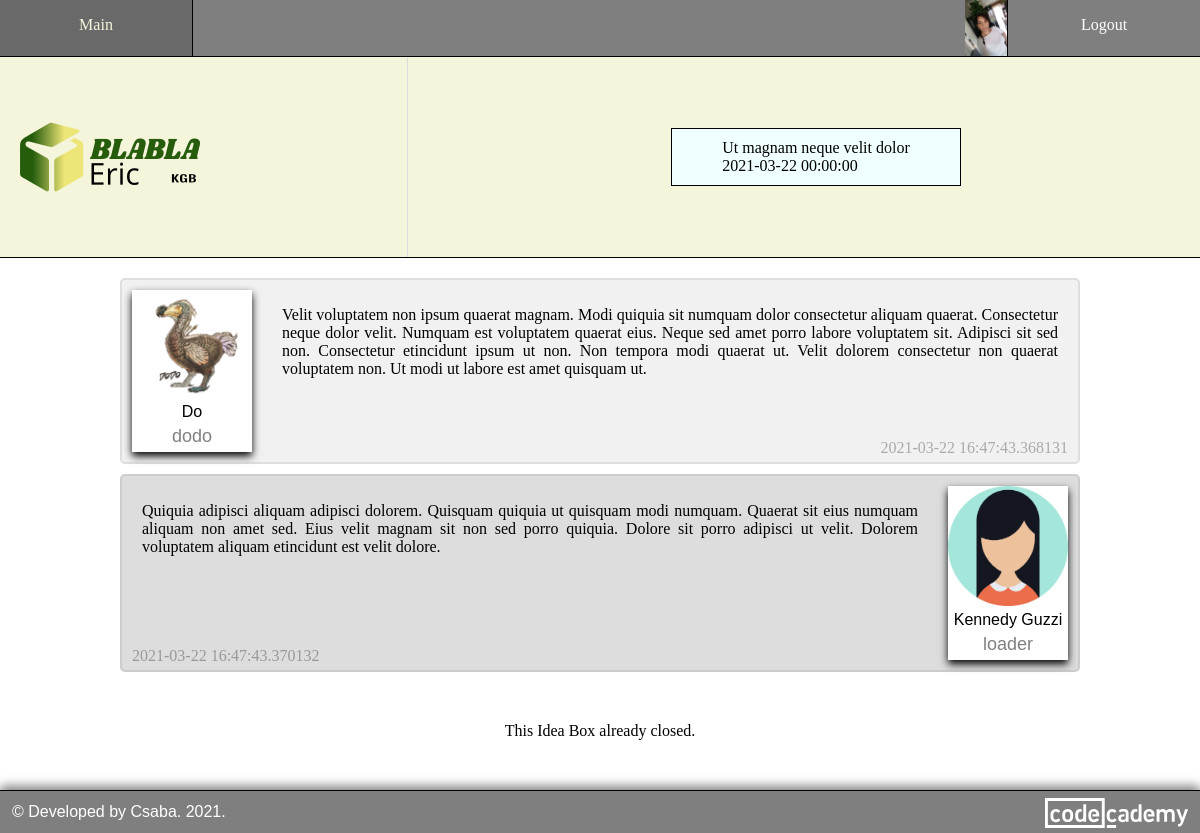
The page /idea_box/1 (signed in) on the database its author committed.
### models.py (models this page shows, shortened)
class Colleagues(db.Model, UserMixin):
    id = db.Column(db.Integer, primary_key = True)
    user_name = db.Column(db.String(32), unique = True, index = True)
    email = db.Column(db.String(128), unique = True, index = True)
    confirmed = db.Column(db.Integer, unique = False, default = 0)
    first_name = db.Column(db.String(32), nullable = False, index = True)
    last_name = db.Column(db.String(64), nullable = False, index = True)
    avatar = db.Column(db.String(8), nullable = True)
    position = db.Column(db.String(2048), index = True)
    password_hash = db.Column(db.String(128))
    company_id = db.Column(db.Integer, db.ForeignKey("company.id"))
    ideas = db.relationship(
        "Ideas",
        backref = "colleague",
        lazy = "dynamic",
        cascade = "all, delete, delete-orphan"  # cascading deletion
    )
    admin = db.relationship(
        "Admins",
        backref = "colleague",
        lazy = "dynamic",
        cascade = "all, delete, delete-orphan"  # cascading deletion
    )

class Boxes(db.Model):
    id = db.Column(db.Integer, primary_key = True)
    name = db.Column(db.String(128), unique = True, index = True)
    description = db.Column(db.String(16384), index = True)
    create_at = db.Column(db.DateTime, index = True, default = datetime.utcnow)
    close_at = db.Column(db.String(128), index = True, default = datetime.utcnow)
    admin_id = db.Column(db.Integer, db.ForeignKey("admins.id"))
    ideas = db.relationship(
        "Ideas",
        backref = "box",
        lazy = "dynamic",
        cascade = "all, delete, delete-orphan"  # cascading deletion
    )

class Ideas(db.Model):
    id = db.Column(db.Integer, primary_key = True)
    idea = db.Column(db.String(32768), index = True)
    sign = db.Column(db.String(128))
    create_at = db.Column(db.DateTime, index = True, default = datetime.utcnow)
    box_id = db.Column(db.Integer, db.ForeignKey("boxes.id"))
    colleague_id = db.Column(db.Integer, db.ForeignKey("colleagues.id"))

### routes.py (the view)
@app.route("/idea_box/<int:id>", methods = ["GET", "POST"])
@login_required
def idea_box(id):
    idea_box = get_idea_box(id, current_user)
    if not idea_box:
        return unathorized("You cannot to view this Idea Box.", "error")
    if is_auth_box(current_user):
        current_user.is_admin = True
    idea_box.Boxes.is_open = is_open(idea_box.Boxes.close_at)
    ideas = Ideas.query.filter(Ideas.box_id == id).all()
    for idea in ideas:
        colleague = Colleagues.query.get(idea.colleague_id)
        idea.avatar = get_avatar(colleague)
        idea.position = colleague.position
    return render_template(
        "idea_box.html",
        update_box = is_auth_box(current_user),      # to add edit icon to authorized admin
        box = idea_box.Boxes,
        ideas = ideas,
        change_logo = is_auth_company(current_user), # to add click event to change logo for authorized admin
        logo = get_logo(current_user),
        nav = get_nav(current_user)
    )

### date.py (called while the page is built)
def str_to_date(str, format="%Y-%m-%d"):
    if type(str) == datetime:
        str = datetime.strftime(str, format)
    return datetime.strptime(str[ : 10], format)

def add_day(date, day):
    return date + timedelta(days = day)

def is_open(str_date):
    close_at = add_day(str_to_date(str_date), 1)
    return close_at > datetime.now()

### helper.py (called while the page is built)
def instatiate_admin(privileg):
    admin = Admins(
        update_company = privileg,
        update_privilegs = privileg,
        update_colleague = privileg,
        update_box = privileg
    )
    return admin

def get_admin(current_user):
    admin = Admins.query.filter(Admins.colleague_id == current_user.id).first()
    if not admin:
        admin = instatiate_admin(False)
    return admin

def is_auth_company(current_user):
    admin = get_admin(current_user)
    if not admin.update_company:
        return False
    return True

def is_auth_colleague(current_user, colleague=None):
    if not colleague:
        colleague = current_user
    admin = get_admin(current_user)
    if not admin.update_colleague:
        return False
    if current_user.company_id != colleague.company_id:
        return False
    return True

def is_auth_privilegs(current_user, colleague=None):
    if not colleague:
        colleague = current_user
    admin = get_admin(current_user)
    if not admin.update_privilegs:
        return False
    if current_user.company_id != colleague.company_id:
        return False
    return True

def is_auth_box(current_user):
    admin = get_admin(current_user)
    if not admin.update_box:
        return False
    return True

def get_avatar(current_user):
    extension = current_user.avatar
    if extension:
        file = f"{current_user.id}.{extension}"
        if not os.path.exists(f"static/avatars/{file}"):
            bucket = os.environ["S3_BUCKET"]
            object_name = f"avatars/{file}"
            s3.download(bucket, object_name)
        return file
    else:
        return "default.png"

def get_logo(current_user):
    id = current_user.company_id
    company = Company.query.get(id)
    logo_extension = company.logo
    return f"{id}.{logo_extension}" if logo_extension else "idea-box.svg"

def get_idea_box(box_id, current_user):
    return db.session.query(Boxes, Admins, Colleagues).filter(
        Boxes.id == box_id,
        Boxes.admin_id == Admins.id,
        Colleagues.id == Admins.colleague_id,
        Colleagues.company_id == current_user.company_id
    ).first()

### templates/idea_box.html (shortened to what this page needs)
{% extends "base.html" %}
{% block css %}
<link rel="stylesheet" href="{{ url_for('static', filename = 'style/create_box.css') }} " />
<link rel="stylesheet" href="{{ url_for('static', filename = 'style/idea_box.css') }} " />
{% endblock css %}
{% block header_left %}
    {% include 'component/logo.html' %}
{% endblock header_left %}
{% block header_right %}
    {% include 'component/idea_box_preview.html' %}
{% endblock header_right %}
{% block content %}
<main class="idea_box">
    <section class="ideas">
        {% for idea in ideas %}
            <div class="idea{{' darker' if loop.index % 2 == 0}}">
                <div class="avatar_card {{'right' if loop.index % 2 == 0}}">
                    <img
                    src="{{ url_for('static', filename = '/avatars/' + idea.avatar if idea.sign != 'incognito' else '/avatars/incognito-cut.svg') }}"
                    alt="{{idea.sign}}'s avatar"
                    />
                    <p>{{idea.sign}}</p>
                    <p class="position">{{idea.position}}</p>
                </div>
                <div class="speech_container">
                    <p class="speech" data-idea="{{idea.idea}}">{{idea.idea}}</p>
                </div>
                <div class="time_{{'left' if loop.index % 2 == 0 else 'right'}}">
                    <span class="date">{{idea.create_at}}</span>
                </div>
            </div>
        {% endfor %}
    </section>
    {% if box.is_open %}
    <div class="button">
        <a href="/create_idea/{{box.id}}/0" title="Click to Share Your Idea">Share my Idea</a>
    </div>
    {% else %}
    <div class="center">
        <p>This Idea Box already closed.</p>
    </div>
    {% endif %}
</main>
{% endblock content %}

### templates/base.html (shortened to what this page needs)
<html>
    <head>
        <link rel="stylesheet" href="{{ url_for('static', filename = 'style/base.css') }} " />
        <link rel="stylesheet" href="{{ url_for('static', filename = 'style/common.css') }} " />
        {% block css %}{% endblock css %}
        <link rel="stylesheet" href="{{ url_for('static', filename = 'style/footer.css') }} " />
    </head>
    <body>
        <nav>
            <div class="left-nav">
                {% for menu, path in nav["left"].items() %}
                <a href="{{ path }}">{{ menu }}</a>
                {% endfor %}
            </div>
            <div class="right-nav">
                {% for menu, path in nav["right"].items() %}
                    {% if current_user.get_id() and path == "/profile" %}
                    <a id="avatar" href="/profile/{{ current_user.id }}" title="Your profile" >
                        {% if current_user.avatar %}
                        <img src="{{ url_for('static', filename = '/avatars/') }}{{ current_user.id }}.{{ current_user.avatar }}" />
                        {% else %}
                        <img src="{{ url_for('static', filename = '/avatars/default.png') }}" />
                        {% endif %}
                    </a>
                    {% else %}
                    <a href="{{ path }}">{{ menu }}</a>
                    {% endif %}
                {% endfor %}
            </div>
        </nav>
        <header>
            <div class="header_left">
                <div>
                    {% block header_left %}
                    {% endblock header_left %}
                </div>
            </div>
            <div class="header_right">
                <div>
                    {% block header_right %}
                    {% endblock header_right %}
                </div>
            </div>
        </header>
        {% block content %}
        {% endblock content %}
        <footer> &copy; Developed by Csaba. <span id="developed">   2021</span><span id="presentYear">.</span>
            <a href="https://www.codecademy.com/profiles/lendoo" target="_blank">
                <img id="codecademy_logo" src="{{ url_for('static', filename='images/codecademy-white.svg') }}" alt="CodeCademy logo" />
            </a>
        </footer>
    </body>
</html>

### templates/component/logo.html (shortened to what this page needs)
    <img src="{{ url_for('static', filename = 'logo/' + logo) }}" alt="Company logo" />

### templates/component/idea_box_preview.html (shortened to what this page needs)
<section class="idea_box">
    <div id="header_container">{{box.name}}</div>
    <div id="close_at_container">{{box.close_at}}</div>
</section>

### static/style/base.css (style rules this page uses)
body { margin: 0; box-sizing: border-box; }
main { min-height: 32vh; }
nav { border-bottom: 1px solid black; background-color: rgba(0, 0, 0, 0.5); width: 100%; overflow: auto; }
.left-nav a { float: left; vertical-align: middle; }
#avatar { width: min-content; }
.right-nav a { float: right; }
.left-nav a { border-right: 1px solid black; }
.right-nav a:not(:last-child) { border-left: 1px solid black; }
.right-nav a img { height: 56px; margin-top: -16px; }
a { text-decoration: none; }
nav a { color: white; height: 24px; width: 16%; text-align: center; padding: 16px 0; }
header { display: grid; justify-content: space-between; grid-template-columns: 34% 64%; grid-gap: 20px; background-color: beige; min-height: 200px; border-bottom: 1px solid black; margin-bottom: 20px; }
.header_left, .header_right { display: flex; align-items: center; }
.header_left { position: relative; border-right: 1px solid #ddd; }
.header_left img { padding-left: 10px; max-width: 250px; }
.header_right { padding: 10px 0; }

### static/style/common.css (style rules this page uses)
.center { text-align: center; }
footer { margin-top: 50px; }

### static/style/idea_box.css (style rules this page uses)
.header_right { margin: 0 auto; }
section.idea_box { padding: 10px 50px; border: 1px solid black; background-color: azure; margin: 30px; }
#header_container { text-align: center; }
.ideas { width: 80%; margin: 0 auto 50px; }
.idea { position: relative; border: 2px solid #dedede; background-color: #f1f1f1; border-radius: 5px; padding: 10px; margin: 10px 0; text-align: justify; }
.darker { border-color: #ccc; background-color: #ddd; }
.speech { padding: 0px 10px 20px 10px; }
.idea::after { content: ""; clear: both; display: table; }
.avatar_card { float: left; max-width: 120px; width: 100%; margin-right: 30px; text-align: center; font-family: arial; box-shadow: 0 4px 8px 0 rgba(0, 0, 0, 1); background-color: white; }
.avatar_card p { margin: 5px; }
.avatar_card.right { float: right; margin-left: 30px; margin-right: 0; }
.avatar_card img { width: 100%; }
.position { color: grey; font-size: 18px; }
.time_left, .time_right { position: absolute; bottom: 5px; }
.time_right { float: right; color: #aaa; right: 10px; }
.time_left { float: left; color: #999; left: 10px; }

### static/style/footer.css (style rules this page uses)
footer { background-color: rgba(0, 0, 0, 0.5); color: white; text-align: left; padding: 12px; font-family: sans-serif; border-top: 1px solid black; box-shadow: 0px -4px 10px grey; }
footer img { height: 30px; margin-top: -5px; float: right; }

### rows shown on the page
Colleagues: avatar (picture)
Boxes: name "Ut magnam neque velit dolor", close_at "2021-03-22 00:00:00"
Ideas: shows a picture, sign "Do", position "dodo", idea "Velit voluptatem non ipsum quaerat magnam. Modi quiquia sit numquam dolor consectetur aliquam quaerat. Consectetur neque dolor velit. Numquam est voluptatem quaerat eius. Neque sed amet porro labore voluptatem sit. Adipisci sit sed non. Consectetur etincidunt ipsum ut non. Non tempora modi quaerat ut. Velit dolorem consectetur non quaerat voluptatem non. Ut modi ut labore est amet quisquam ut.", create_at "2021-03-22 16:47:43.368131"
Ideas: shows a picture, sign "Kennedy Guzzi", position "loader", idea "Quiquia adipisci aliquam adipisci dolorem. Quisquam quiquia ut quisquam modi numquam. Quaerat sit eius numquam aliquam non amet sed. Eius velit magnam sit non sed porro quiquia. Dolore sit porro adipisci ut velit. Dolorem voluptatem aliquam etincidunt est velit dolore.", create_at "2021-03-22 16:47:43.370132"

### other values the page prints
{{ menu }} "Main"
{{ menu }} "Logout"
